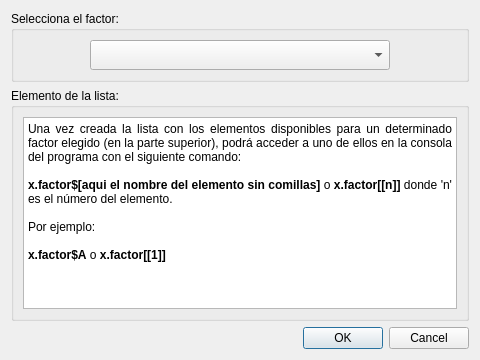
<?xml version="1.0" encoding="UTF-8"?>
<ui version="4.0">
 <class>agregado</class>
 <widget class="QDialog" name="agregado">
  <property name="geometry">
   <rect>
    <x>0</x>
    <y>0</y>
    <width>480</width>
    <height>360</height>
   </rect>
  </property>
  <property name="windowTitle">
   <string>Dialog</string>
  </property>
  <layout class="QGridLayout" name="gridLayout_2">
   <item row="0" column="0">
    <layout class="QGridLayout" name="gridLayout">
     <item row="5" column="0">
      <widget class="QGroupBox" name="groupBox">
       <property name="title">
        <string>Selecciona el factor:</string>
       </property>
       <layout class="QGridLayout" name="gridLayout_3">
        <item row="0" column="1">
         <widget class="QComboBox" name="factorCombo">
          <property name="minimumSize">
           <size>
            <width>300</width>
            <height>30</height>
           </size>
          </property>
         </widget>
        </item>
        <item row="0" column="0">
         <spacer name="horizontalSpacer">
          <property name="orientation">
           <enum>Qt::Horizontal</enum>
          </property>
          <property name="sizeHint" stdset="0">
           <size>
            <width>0</width>
            <height>20</height>
           </size>
          </property>
         </spacer>
        </item>
        <item row="0" column="2">
         <spacer name="horizontalSpacer_2">
          <property name="orientation">
           <enum>Qt::Horizontal</enum>
          </property>
          <property name="sizeHint" stdset="0">
           <size>
            <width>40</width>
            <height>20</height>
           </size>
          </property>
         </spacer>
        </item>
       </layout>
      </widget>
     </item>
     <item row="6" column="0">
      <widget class="QGroupBox" name="groupBox_2">
       <property name="title">
        <string>Elemento de la lista:</string>
       </property>
       <layout class="QGridLayout" name="gridLayout_4">
        <item row="0" column="0">
         <widget class="QTextBrowser" name="textBrowser">
          <property name="html">
           <string>&lt;!DOCTYPE HTML PUBLIC &quot;-//W3C//DTD HTML 4.0//EN&quot; &quot;http://www.w3.org/TR/REC-html40/strict.dtd&quot;&gt;
&lt;html&gt;&lt;head&gt;&lt;meta name=&quot;qrichtext&quot; content=&quot;1&quot; /&gt;&lt;style type=&quot;text/css&quot;&gt;
p, li { white-space: pre-wrap; }
&lt;/style&gt;&lt;/head&gt;&lt;body style=&quot; font-family:'Sans Serif'; font-size:9pt; font-weight:400; font-style:normal;&quot;&gt;
&lt;p align=&quot;justify&quot; style=&quot; margin-top:0px; margin-bottom:0px; margin-left:0px; margin-right:0px; -qt-block-indent:0; text-indent:0px;&quot;&gt;Una vez creada la lista con los elementos disponibles para un determinado factor elegido (en la parte superior), podrá acceder a uno de ellos en la consola del programa con el siguiente comando:&lt;/p&gt;
&lt;p align=&quot;justify&quot; style=&quot;-qt-paragraph-type:empty; margin-top:0px; margin-bottom:0px; margin-left:0px; margin-right:0px; -qt-block-indent:0; text-indent:0px;&quot;&gt;&lt;br /&gt;&lt;/p&gt;
&lt;p align=&quot;justify&quot; style=&quot; margin-top:0px; margin-bottom:0px; margin-left:0px; margin-right:0px; -qt-block-indent:0; text-indent:0px;&quot;&gt;&lt;span style=&quot; font-weight:600;&quot;&gt;x.factor$[aqui el nombre del elemento sin comillas] &lt;/span&gt;o &lt;span style=&quot; font-weight:600;&quot;&gt;x.factor[[n]] &lt;/span&gt;donde 'n' es el número del elemento.&lt;/p&gt;
&lt;p align=&quot;justify&quot; style=&quot;-qt-paragraph-type:empty; margin-top:0px; margin-bottom:0px; margin-left:0px; margin-right:0px; -qt-block-indent:0; text-indent:0px;&quot;&gt;&lt;br /&gt;&lt;/p&gt;
&lt;p align=&quot;justify&quot; style=&quot; margin-top:0px; margin-bottom:0px; margin-left:0px; margin-right:0px; -qt-block-indent:0; text-indent:0px;&quot;&gt;Por ejemplo:&lt;/p&gt;
&lt;p align=&quot;justify&quot; style=&quot;-qt-paragraph-type:empty; margin-top:0px; margin-bottom:0px; margin-left:0px; margin-right:0px; -qt-block-indent:0; text-indent:0px;&quot;&gt;&lt;br /&gt;&lt;/p&gt;
&lt;p align=&quot;justify&quot; style=&quot; margin-top:0px; margin-bottom:0px; margin-left:0px; margin-right:0px; -qt-block-indent:0; text-indent:0px;&quot;&gt;&lt;span style=&quot; font-weight:600;&quot;&gt;x.factor$A&lt;/span&gt; o &lt;span style=&quot; font-weight:600;&quot;&gt;x.factor[[1]]&lt;/span&gt;&lt;/p&gt;&lt;/body&gt;&lt;/html&gt;</string>
          </property>
         </widget>
        </item>
       </layout>
      </widget>
     </item>
    </layout>
   </item>
   <item row="1" column="0">
    <widget class="QDialogButtonBox" name="buttonBox">
     <property name="orientation">
      <enum>Qt::Horizontal</enum>
     </property>
     <property name="standardButtons">
      <set>QDialogButtonBox::Cancel|QDialogButtonBox::Ok</set>
     </property>
    </widget>
   </item>
  </layout>
 </widget>
 <resources/>
 <connections>
  <connection>
   <sender>buttonBox</sender>
   <signal>accepted()</signal>
   <receiver>agregado</receiver>
   <slot>accept()</slot>
   <hints>
    <hint type="sourcelabel">
     <x>248</x>
     <y>254</y>
    </hint>
    <hint type="destinationlabel">
     <x>157</x>
     <y>274</y>
    </hint>
   </hints>
  </connection>
  <connection>
   <sender>buttonBox</sender>
   <signal>rejected()</signal>
   <receiver>agregado</receiver>
   <slot>reject()</slot>
   <hints>
    <hint type="sourcelabel">
     <x>316</x>
     <y>260</y>
    </hint>
    <hint type="destinationlabel">
     <x>286</x>
     <y>274</y>
    </hint>
   </hints>
  </connection>
 </connections>
</ui>
